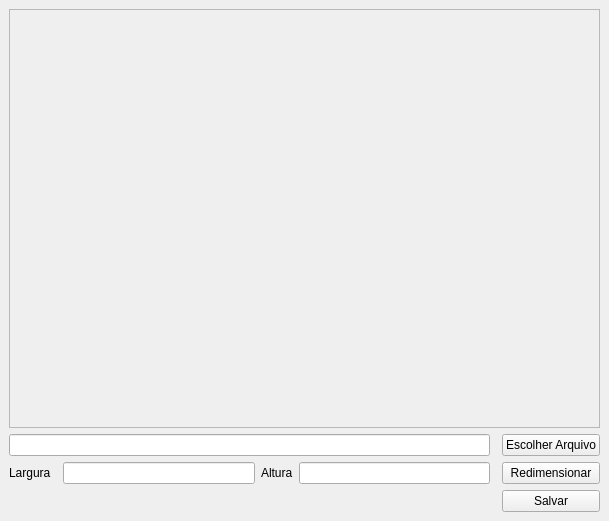
<?xml version="1.0" encoding="UTF-8"?>
<ui version="4.0">
 <class>MainWindow</class>
 <widget class="QMainWindow" name="MainWindow">
  <property name="geometry">
   <rect>
    <x>0</x>
    <y>0</y>
    <width>609</width>
    <height>521</height>
   </rect>
  </property>
  <property name="windowTitle">
   <string>Redimensionar Imagem</string>
  </property>
  <widget class="QWidget" name="centralwidget">
   <layout class="QGridLayout" name="gridLayout">
    <item row="0" column="0" colspan="7">
     <widget class="QScrollArea" name="scrollArea">
      <property name="widgetResizable">
       <bool>true</bool>
      </property>
      <widget class="QWidget" name="scrollAreaWidgetContents">
       <property name="geometry">
        <rect>
         <x>0</x>
         <y>0</y>
         <width>589</width>
         <height>414</height>
        </rect>
       </property>
       <layout class="QGridLayout" name="gridLayout_2">
        <item row="0" column="0">
         <widget class="QLabel" name="labelImg">
          <property name="text">
           <string/>
          </property>
         </widget>
        </item>
       </layout>
      </widget>
     </widget>
    </item>
    <item row="1" column="6">
     <widget class="QPushButton" name="btnEscolherArquivo">
      <property name="text">
       <string>Escolher Arquivo</string>
      </property>
     </widget>
    </item>
    <item row="5" column="0">
     <widget class="QLabel" name="label">
      <property name="text">
       <string>Largura</string>
      </property>
     </widget>
    </item>
    <item row="5" column="4">
     <widget class="QLineEdit" name="inputAltura"/>
    </item>
    <item row="5" column="6">
     <widget class="QPushButton" name="btnRedimensionar">
      <property name="text">
       <string>Redimensionar</string>
      </property>
     </widget>
    </item>
    <item row="6" column="6">
     <widget class="QPushButton" name="btnSalvar">
      <property name="text">
       <string>Salvar</string>
      </property>
     </widget>
    </item>
    <item row="5" column="2">
     <widget class="QLineEdit" name="inputLargura"/>
    </item>
    <item row="5" column="3">
     <widget class="QLabel" name="label_2">
      <property name="text">
       <string>Altura</string>
      </property>
     </widget>
    </item>
    <item row="1" column="0" colspan="5">
     <widget class="QLineEdit" name="inputAbrirArquivo"/>
    </item>
   </layout>
  </widget>
 </widget>
 <resources/>
 <connections/>
</ui>
